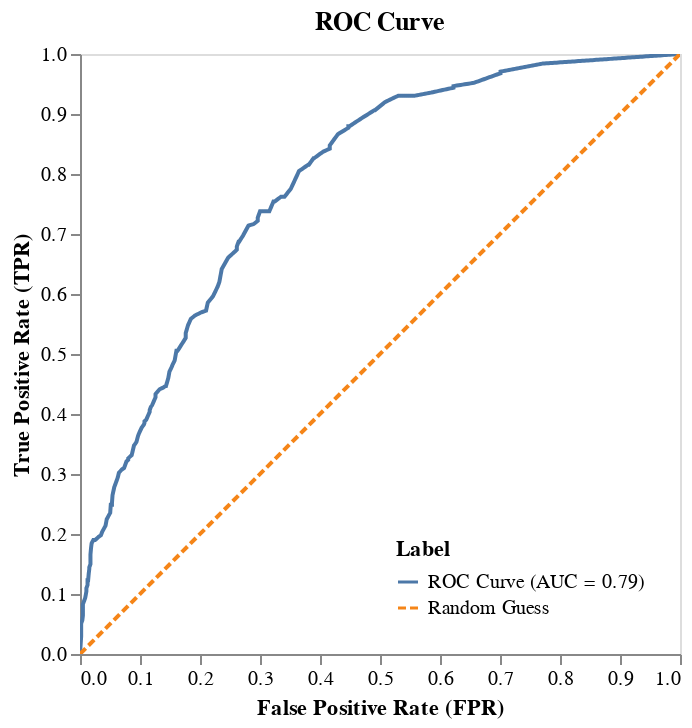

Notebook source saved alongside this figure:
### Code cell
roc_df = pl.DataFrame({
    "False Positive Rate (FPR)": fpr,
    "True Positive Rate (TPR)": tpr,
    "Label": f"ROC Curve (AUC = {auc_value:.2f})",
})

basis_df = pl.DataFrame({
    "False Positive Rate (FPR)": [0.0, 1.0],
    "True Positive Rate (TPR)": [0.0, 1.0],
    "Label": "Random Guess",
})

combined_df = pl.concat([roc_df, basis_df])

combined_df.plot.line(
    x="False Positive Rate (FPR)", y="True Positive Rate (TPR)", color="Label", strokeDash="Label"
).properties(title='ROC Curve',).configure_legend(orient="bottom-right").configure_axis(
    grid=False
).interactive()

### Figure 1 — Vega-Lite specification as saved in the notebook (floating-point values rounded to 4 significant figures)
{"config": {"view": {"continuousWidth": 300, "continuousHeight": 300}, "axis": {"grid": false}, "legend": {"orient": "bottom-right"}}, "data": {"name": "data-6c2b00b641dbcfca83524b348766d687"}, "mark": {"type": "line", "tooltip": true}, "encoding": {"color": {"field": "Label", "type": "nominal"}, "strokeDash": {"field": "Label", "type": "nominal"}, "x": {"field": "False Positive Rate (FPR)", "type": "quantitative"}, "y": {"field": "True Positive Rate (TPR)", "type": "quantitative"}}, "params": [{"name": "param_1", "select": {"type": "interval", "encodings": ["x", "y"]}, "bind": "scales"}, {"name": "param_2", "select": {"type": "interval", "encodings": ["x", "y"]}, "bind": "scales"}], "title": "ROC Curve", "$schema": "https://vega.github.io/schema/vega-lite/v5.20.1.json", "datasets": {"data-6c2b00b641dbcfca83524b348766d687": [{"False Positive Rate (FPR)": 0.0, "True Positive Rate (TPR)": 0.0, "Label": "ROC Curve (AUC = 0.79)"}, {"False Positive Rate (FPR)": 0.001936, "True Positive Rate (TPR)": 0.02941, "Label": "ROC Curve (AUC = 0.79)"}, {"False Positive Rate (FPR)": 0.001936, "True Positive Rate (TPR)": 0.0508, "Label": "ROC Curve (AUC = 0.79)"}, {"False Positive Rate (FPR)": 0.003872, "True Positive Rate (TPR)": 0.05615, "Label": "ROC Curve (AUC = 0.79)"}, {"False Positive Rate (FPR)": 0.00484, "True Positive Rate (TPR)": 0.06417, "Label": "ROC Curve (AUC = 0.79)"}, {"False Positive Rate (FPR)": 0.00484, "True Positive Rate (TPR)": 0.06684, "Label": "ROC Curve (AUC = 0.79)"}, {"False Positive Rate (FPR)": 0.00484, "True Positive Rate (TPR)": 0.08289, "Label": "ROC Curve (AUC = 0.79)"}, {"False Positive Rate (FPR)": 0.008712, "True Positive Rate (TPR)": 0.09358, "Label": "ROC Curve (AUC = 0.79)"}, {"False Positive Rate (FPR)": 0.01065, "True Positive Rate (TPR)": 0.1043, "Label": "ROC Curve (AUC = 0.79)"}, {"False Positive Rate (FPR)": 0.01065, "True Positive Rate (TPR)": 0.1096, "Label": "ROC Curve (AUC = 0.79)"}, {"False Positive Rate (FPR)": 0.01258, "True Positive Rate (TPR)": 0.115, "Label": "ROC Curve (AUC = 0.79)"}, {"False Positive Rate (FPR)": 0.01258, "True Positive Rate (TPR)": 0.123, "Label": "ROC Curve (AUC = 0.79)"}, {"False Positive Rate (FPR)": 0.01355, "True Positive Rate (TPR)": 0.123, "Label": "ROC Curve (AUC = 0.79)"}, {"False Positive Rate (FPR)": 0.01452, "True Positive Rate (TPR)": 0.1337, "Label": "ROC Curve (AUC = 0.79)"}, {"False Positive Rate (FPR)": 0.01549, "True Positive Rate (TPR)": 0.1417, "Label": "ROC Curve (AUC = 0.79)"}, {"False Positive Rate (FPR)": 0.01549, "True Positive Rate (TPR)": 0.1444, "Label": "ROC Curve (AUC = 0.79)"}, {"False Positive Rate (FPR)": 0.01742, "True Positive Rate (TPR)": 0.1497, "Label": "ROC Curve (AUC = 0.79)"}, {"False Positive Rate (FPR)": 0.01742, "True Positive Rate (TPR)": 0.1631, "Label": "ROC Curve (AUC = 0.79)"}, {"False Positive Rate (FPR)": 0.01742, "True Positive Rate (TPR)": 0.1658, "Label": "ROC Curve (AUC = 0.79)"}, {"False Positive Rate (FPR)": 0.01839, "True Positive Rate (TPR)": 0.1765, "Label": "ROC Curve (AUC = 0.79)"}, {"False Positive Rate (FPR)": 0.01936, "True Positive Rate (TPR)": 0.1845, "Label": "ROC Curve (AUC = 0.79)"}, {"False Positive Rate (FPR)": 0.02227, "True Positive Rate (TPR)": 0.1898, "Label": "ROC Curve (AUC = 0.79)"}, {"False Positive Rate (FPR)": 0.02517, "True Positive Rate (TPR)": 0.1898, "Label": "ROC Curve (AUC = 0.79)"}, {"False Positive Rate (FPR)": 0.03098, "True Positive Rate (TPR)": 0.1952, "Label": "ROC Curve (AUC = 0.79)"}, {"False Positive Rate (FPR)": 0.03485, "True Positive Rate (TPR)": 0.1979, "Label": "ROC Curve (AUC = 0.79)"}, {"False Positive Rate (FPR)": 0.03679, "True Positive Rate (TPR)": 0.2032, "Label": "ROC Curve (AUC = 0.79)"}, {"False Positive Rate (FPR)": 0.04259, "True Positive Rate (TPR)": 0.2139, "Label": "ROC Curve (AUC = 0.79)"}, {"False Positive Rate (FPR)": 0.04453, "True Positive Rate (TPR)": 0.2246, "Label": "ROC Curve (AUC = 0.79)"}, {"False Positive Rate (FPR)": 0.05034, "True Positive Rate (TPR)": 0.2353, "Label": "ROC Curve (AUC = 0.79)"}, {"False Positive Rate (FPR)": 0.05131, "True Positive Rate (TPR)": 0.2487, "Label": "ROC Curve (AUC = 0.79)"}, {"False Positive Rate (FPR)": 0.05324, "True Positive Rate (TPR)": 0.2487, "Label": "ROC Curve (AUC = 0.79)"}, {"False Positive Rate (FPR)": 0.05324, "True Positive Rate (TPR)": 0.2513, "Label": "ROC Curve (AUC = 0.79)"}, {"False Positive Rate (FPR)": 0.05421, "True Positive Rate (TPR)": 0.2647, "Label": "ROC Curve (AUC = 0.79)"}, {"False Positive Rate (FPR)": 0.05712, "True Positive Rate (TPR)": 0.2781, "Label": "ROC Curve (AUC = 0.79)"}, {"False Positive Rate (FPR)": 0.06292, "True Positive Rate (TPR)": 0.2941, "Label": "ROC Curve (AUC = 0.79)"}, {"False Positive Rate (FPR)": 0.06486, "True Positive Rate (TPR)": 0.3021, "Label": "ROC Curve (AUC = 0.79)"}, {"False Positive Rate (FPR)": 0.0697, "True Positive Rate (TPR)": 0.3075, "Label": "ROC Curve (AUC = 0.79)"}, {"False Positive Rate (FPR)": 0.07357, "True Positive Rate (TPR)": 0.3102, "Label": "ROC Curve (AUC = 0.79)"}, {"False Positive Rate (FPR)": 0.07744, "True Positive Rate (TPR)": 0.3209, "Label": "ROC Curve (AUC = 0.79)"}, {"False Positive Rate (FPR)": 0.08035, "True Positive Rate (TPR)": 0.3235, "Label": "ROC Curve (AUC = 0.79)"}, {"False Positive Rate (FPR)": 0.08035, "True Positive Rate (TPR)": 0.3262, "Label": "ROC Curve (AUC = 0.79)"}, {"False Positive Rate (FPR)": 0.08616, "True Positive Rate (TPR)": 0.3316, "Label": "ROC Curve (AUC = 0.79)"}, {"False Positive Rate (FPR)": 0.09003, "True Positive Rate (TPR)": 0.3476, "Label": "ROC Curve (AUC = 0.79)"}, {"False Positive Rate (FPR)": 0.0939, "True Positive Rate (TPR)": 0.3529, "Label": "ROC Curve (AUC = 0.79)"}, {"False Positive Rate (FPR)": 0.09681, "True Positive Rate (TPR)": 0.3636, "Label": "ROC Curve (AUC = 0.79)"}, {"False Positive Rate (FPR)": 0.09777, "True Positive Rate (TPR)": 0.3663, "Label": "ROC Curve (AUC = 0.79)"}, {"False Positive Rate (FPR)": 0.1026, "True Positive Rate (TPR)": 0.377, "Label": "ROC Curve (AUC = 0.79)"}, {"False Positive Rate (FPR)": 0.1065, "True Positive Rate (TPR)": 0.3824, "Label": "ROC Curve (AUC = 0.79)"}, {"False Positive Rate (FPR)": 0.1075, "True Positive Rate (TPR)": 0.385, "Label": "ROC Curve (AUC = 0.79)"}, {"False Positive Rate (FPR)": 0.1075, "True Positive Rate (TPR)": 0.3877, "Label": "ROC Curve (AUC = 0.79)"}, {"False Positive Rate (FPR)": 0.1104, "True Positive Rate (TPR)": 0.3904, "Label": "ROC Curve (AUC = 0.79)"}, {"False Positive Rate (FPR)": 0.1162, "True Positive Rate (TPR)": 0.4037, "Label": "ROC Curve (AUC = 0.79)"}, {"False Positive Rate (FPR)": 0.1162, "True Positive Rate (TPR)": 0.4064, "Label": "ROC Curve (AUC = 0.79)"}, {"False Positive Rate (FPR)": 0.1181, "True Positive Rate (TPR)": 0.4118, "Label": "ROC Curve (AUC = 0.79)"}, {"False Positive Rate (FPR)": 0.12, "True Positive Rate (TPR)": 0.4144, "Label": "ROC Curve (AUC = 0.79)"}, {"False Positive Rate (FPR)": 0.1258, "True Positive Rate (TPR)": 0.4278, "Label": "ROC Curve (AUC = 0.79)"}, {"False Positive Rate (FPR)": 0.1258, "True Positive Rate (TPR)": 0.4332, "Label": "ROC Curve (AUC = 0.79)"}, {"False Positive Rate (FPR)": 0.1326, "True Positive Rate (TPR)": 0.4412, "Label": "ROC Curve (AUC = 0.79)"}, {"False Positive Rate (FPR)": 0.1384, "True Positive Rate (TPR)": 0.4439, "Label": "ROC Curve (AUC = 0.79)"}, {"False Positive Rate (FPR)": 0.1423, "True Positive Rate (TPR)": 0.4465, "Label": "ROC Curve (AUC = 0.79)"}, {"False Positive Rate (FPR)": 0.1433, "True Positive Rate (TPR)": 0.4465, "Label": "ROC Curve (AUC = 0.79)"}, {"False Positive Rate (FPR)": 0.1471, "True Positive Rate (TPR)": 0.4599, "Label": "ROC Curve (AUC = 0.79)"}, {"False Positive Rate (FPR)": 0.1491, "True Positive Rate (TPR)": 0.4706, "Label": "ROC Curve (AUC = 0.79)"}, {"False Positive Rate (FPR)": 0.153, "True Positive Rate (TPR)": 0.4786, "Label": "ROC Curve (AUC = 0.79)"}, {"False Positive Rate (FPR)": 0.1539, "True Positive Rate (TPR)": 0.4813, "Label": "ROC Curve (AUC = 0.79)"}, {"False Positive Rate (FPR)": 0.1578, "True Positive Rate (TPR)": 0.4893, "Label": "ROC Curve (AUC = 0.79)"}, {"False Positive Rate (FPR)": 0.1607, "True Positive Rate (TPR)": 0.5053, "Label": "ROC Curve (AUC = 0.79)"}, {"False Positive Rate (FPR)": 0.1626, "True Positive Rate (TPR)": 0.5053, "Label": "ROC Curve (AUC = 0.79)"}, {"False Positive Rate (FPR)": 0.1762, "True Positive Rate (TPR)": 0.5267, "Label": "ROC Curve (AUC = 0.79)"}, {"False Positive Rate (FPR)": 0.1762, "True Positive Rate (TPR)": 0.5348, "Label": "ROC Curve (AUC = 0.79)"}, {"False Positive Rate (FPR)": 0.1801, "True Positive Rate (TPR)": 0.5481, "Label": "ROC Curve (AUC = 0.79)"}, {"False Positive Rate (FPR)": 0.1849, "True Positive Rate (TPR)": 0.5588, "Label": "ROC Curve (AUC = 0.79)"}, {"False Positive Rate (FPR)": 0.1917, "True Positive Rate (TPR)": 0.5642, "Label": "ROC Curve (AUC = 0.79)"}, {"False Positive Rate (FPR)": 0.2023, "True Positive Rate (TPR)": 0.5695, "Label": "ROC Curve (AUC = 0.79)"}, {"False Positive Rate (FPR)": 0.2101, "True Positive Rate (TPR)": 0.5722, "Label": "ROC Curve (AUC = 0.79)"}, {"False Positive Rate (FPR)": 0.213, "True Positive Rate (TPR)": 0.5856, "Label": "ROC Curve (AUC = 0.79)"}, {"False Positive Rate (FPR)": 0.2217, "True Positive Rate (TPR)": 0.5963, "Label": "ROC Curve (AUC = 0.79)"}, {"False Positive Rate (FPR)": 0.2294, "True Positive Rate (TPR)": 0.6123, "Label": "ROC Curve (AUC = 0.79)"}, {"False Positive Rate (FPR)": 0.2323, "True Positive Rate (TPR)": 0.6203, "Label": "ROC Curve (AUC = 0.79)"}, {"False Positive Rate (FPR)": 0.2362, "True Positive Rate (TPR)": 0.6417, "Label": "ROC Curve (AUC = 0.79)"}, {"False Positive Rate (FPR)": 0.2469, "True Positive Rate (TPR)": 0.6604, "Label": "ROC Curve (AUC = 0.79)"}, {"False Positive Rate (FPR)": 0.2556, "True Positive Rate (TPR)": 0.6684, "Label": "ROC Curve (AUC = 0.79)"}, {"False Positive Rate (FPR)": 0.2614, "True Positive Rate (TPR)": 0.6738, "Label": "ROC Curve (AUC = 0.79)"}, {"False Positive Rate (FPR)": 0.2614, "True Positive Rate (TPR)": 0.6791, "Label": "ROC Curve (AUC = 0.79)"}, {"False Positive Rate (FPR)": 0.2643, "True Positive Rate (TPR)": 0.6872, "Label": "ROC Curve (AUC = 0.79)"}, {"False Positive Rate (FPR)": 0.2652, "True Positive Rate (TPR)": 0.6872, "Label": "ROC Curve (AUC = 0.79)"}, {"False Positive Rate (FPR)": 0.272, "True Positive Rate (TPR)": 0.6979, "Label": "ROC Curve (AUC = 0.79)"}, {"False Positive Rate (FPR)": 0.2807, "True Positive Rate (TPR)": 0.7139, "Label": "ROC Curve (AUC = 0.79)"}, {"False Positive Rate (FPR)": 0.2894, "True Positive Rate (TPR)": 0.7166, "Label": "ROC Curve (AUC = 0.79)"}, {"False Positive Rate (FPR)": 0.2962, "True Positive Rate (TPR)": 0.7219, "Label": "ROC Curve (AUC = 0.79)"}, {"False Positive Rate (FPR)": 0.2962, "True Positive Rate (TPR)": 0.7273, "Label": "ROC Curve (AUC = 0.79)"}, {"False Positive Rate (FPR)": 0.3001, "True Positive Rate (TPR)": 0.738, "Label": "ROC Curve (AUC = 0.79)"}, {"False Positive Rate (FPR)": 0.3146, "True Positive Rate (TPR)": 0.738, "Label": "ROC Curve (AUC = 0.79)"}, {"False Positive Rate (FPR)": 0.3156, "True Positive Rate (TPR)": 0.738, "Label": "ROC Curve (AUC = 0.79)"}, {"False Positive Rate (FPR)": 0.3224, "True Positive Rate (TPR)": 0.754, "Label": "ROC Curve (AUC = 0.79)"}, {"False Positive Rate (FPR)": 0.3243, "True Positive Rate (TPR)": 0.754, "Label": "ROC Curve (AUC = 0.79)"}, {"False Positive Rate (FPR)": 0.3349, "True Positive Rate (TPR)": 0.762, "Label": "ROC Curve (AUC = 0.79)"}, {"False Positive Rate (FPR)": 0.3408, "True Positive Rate (TPR)": 0.762, "Label": "ROC Curve (AUC = 0.79)"}, {"False Positive Rate (FPR)": 0.3514, "True Positive Rate (TPR)": 0.7754, "Label": "ROC Curve (AUC = 0.79)"}, {"False Positive Rate (FPR)": 0.365, "True Positive Rate (TPR)": 0.8048, "Label": "ROC Curve (AUC = 0.79)"}, {"False Positive Rate (FPR)": 0.3804, "True Positive Rate (TPR)": 0.8155, "Label": "ROC Curve (AUC = 0.79)"}, {"False Positive Rate (FPR)": 0.3814, "True Positive Rate (TPR)": 0.8155, "Label": "ROC Curve (AUC = 0.79)"}, {"False Positive Rate (FPR)": 0.3892, "True Positive Rate (TPR)": 0.8262, "Label": "ROC Curve (AUC = 0.79)"}, {"False Positive Rate (FPR)": 0.3901, "True Positive Rate (TPR)": 0.8262, "Label": "ROC Curve (AUC = 0.79)"}, {"False Positive Rate (FPR)": 0.4046, "True Positive Rate (TPR)": 0.8369, "Label": "ROC Curve (AUC = 0.79)"}, {"False Positive Rate (FPR)": 0.4163, "True Positive Rate (TPR)": 0.8422, "Label": "ROC Curve (AUC = 0.79)"}, {"False Positive Rate (FPR)": 0.4163, "True Positive Rate (TPR)": 0.8476, "Label": "ROC Curve (AUC = 0.79)"}, {"False Positive Rate (FPR)": 0.4298, "True Positive Rate (TPR)": 0.8663, "Label": "ROC Curve (AUC = 0.79)"}, {"False Positive Rate (FPR)": 0.4472, "True Positive Rate (TPR)": 0.877, "Label": "ROC Curve (AUC = 0.79)"}, {"False Positive Rate (FPR)": 0.4472, "True Positive Rate (TPR)": 0.8797, "Label": "ROC Curve (AUC = 0.79)"}, {"False Positive Rate (FPR)": 0.4492, "True Positive Rate (TPR)": 0.8797, "Label": "ROC Curve (AUC = 0.79)"}, {"False Positive Rate (FPR)": 0.4695, "True Positive Rate (TPR)": 0.893, "Label": "ROC Curve (AUC = 0.79)"}, {"False Positive Rate (FPR)": 0.4908, "True Positive Rate (TPR)": 0.9064, "Label": "ROC Curve (AUC = 0.79)"}, {"False Positive Rate (FPR)": 0.4918, "True Positive Rate (TPR)": 0.9064, "Label": "ROC Curve (AUC = 0.79)"}, {"False Positive Rate (FPR)": 0.5082, "True Positive Rate (TPR)": 0.9198, "Label": "ROC Curve (AUC = 0.79)"}, {"False Positive Rate (FPR)": 0.5305, "True Positive Rate (TPR)": 0.9305, "Label": "ROC Curve (AUC = 0.79)"}, {"False Positive Rate (FPR)": 0.5566, "True Positive Rate (TPR)": 0.9305, "Label": "ROC Curve (AUC = 0.79)"}, {"False Positive Rate (FPR)": 0.5576, "True Positive Rate (TPR)": 0.9305, "Label": "ROC Curve (AUC = 0.79)"}, {"False Positive Rate (FPR)": 0.5857, "True Positive Rate (TPR)": 0.9358, "Label": "ROC Curve (AUC = 0.79)"}, {"False Positive Rate (FPR)": 0.6225, "True Positive Rate (TPR)": 0.9439, "Label": "ROC Curve (AUC = 0.79)"}, {"False Positive Rate (FPR)": 0.6225, "True Positive Rate (TPR)": 0.9465, "Label": "ROC Curve (AUC = 0.79)"}, {"False Positive Rate (FPR)": 0.6563, "True Positive Rate (TPR)": 0.9519, "Label": "ROC Curve (AUC = 0.79)"}, {"False Positive Rate (FPR)": 0.7009, "True Positive Rate (TPR)": 0.9679, "Label": "ROC Curve (AUC = 0.79)"}, {"False Positive Rate (FPR)": 0.7009, "True Positive Rate (TPR)": 0.9706, "Label": "ROC Curve (AUC = 0.79)"}, {"False Positive Rate (FPR)": 0.7706, "True Positive Rate (TPR)": 0.984, "Label": "ROC Curve (AUC = 0.79)"}, {"False Positive Rate (FPR)": 1.0, "True Positive Rate (TPR)": 1.0, "Label": "ROC Curve (AUC = 0.79)"}, {"False Positive Rate (FPR)": 0.0, "True Positive Rate (TPR)": 0.0, "Label": "Random Guess"}, {"False Positive Rate (FPR)": 1.0, "True Positive Rate (TPR)": 1.0, "Label": "Random Guess"}]}}
